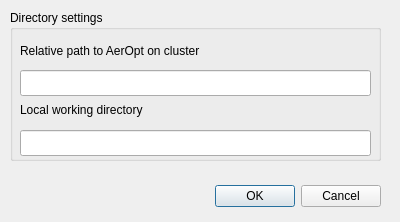
<?xml version="1.0" encoding="UTF-8"?>
<ui version="4.0">
 <class>DirectorySettingsDialog</class>
 <widget class="QDialog" name="DirectorySettingsDialog">
  <property name="geometry">
   <rect>
    <x>0</x>
    <y>0</y>
    <width>400</width>
    <height>222</height>
   </rect>
  </property>
  <property name="windowTitle">
   <string>Dialog</string>
  </property>
  <widget class="QDialogButtonBox" name="buttonBox">
   <property name="geometry">
    <rect>
     <x>40</x>
     <y>180</y>
     <width>341</width>
     <height>32</height>
    </rect>
   </property>
   <property name="orientation">
    <enum>Qt::Horizontal</enum>
   </property>
   <property name="standardButtons">
    <set>QDialogButtonBox::Cancel|QDialogButtonBox::Ok</set>
   </property>
  </widget>
  <widget class="QGroupBox" name="directoryDetails">
   <property name="geometry">
    <rect>
     <x>10</x>
     <y>10</y>
     <width>371</width>
     <height>151</height>
    </rect>
   </property>
   <property name="title">
    <string>Directory settings</string>
   </property>
   <widget class="QLabel" name="label_5">
    <property name="geometry">
     <rect>
      <x>10</x>
      <y>30</y>
      <width>241</width>
      <height>21</height>
     </rect>
    </property>
    <property name="text">
     <string>Relative path to AerOpt on cluster</string>
    </property>
   </widget>
   <widget class="QLineEdit" name="clusterdir">
    <property name="geometry">
     <rect>
      <x>10</x>
      <y>60</y>
      <width>351</width>
      <height>26</height>
     </rect>
    </property>
   </widget>
   <widget class="QLabel" name="label_7">
    <property name="geometry">
     <rect>
      <x>10</x>
      <y>90</y>
      <width>171</width>
      <height>20</height>
     </rect>
    </property>
    <property name="text">
     <string>Local working directory</string>
    </property>
   </widget>
   <widget class="QLineEdit" name="localdir">
    <property name="geometry">
     <rect>
      <x>10</x>
      <y>120</y>
      <width>351</width>
      <height>26</height>
     </rect>
    </property>
    <property name="text">
     <string/>
    </property>
   </widget>
  </widget>
 </widget>
 <resources/>
 <connections>
  <connection>
   <sender>buttonBox</sender>
   <signal>accepted()</signal>
   <receiver>DirectorySettingsDialog</receiver>
   <slot>accept()</slot>
   <hints>
    <hint type="sourcelabel">
     <x>248</x>
     <y>254</y>
    </hint>
    <hint type="destinationlabel">
     <x>157</x>
     <y>274</y>
    </hint>
   </hints>
  </connection>
  <connection>
   <sender>buttonBox</sender>
   <signal>rejected()</signal>
   <receiver>DirectorySettingsDialog</receiver>
   <slot>reject()</slot>
   <hints>
    <hint type="sourcelabel">
     <x>316</x>
     <y>260</y>
    </hint>
    <hint type="destinationlabel">
     <x>286</x>
     <y>274</y>
    </hint>
   </hints>
  </connection>
 </connections>
</ui>
